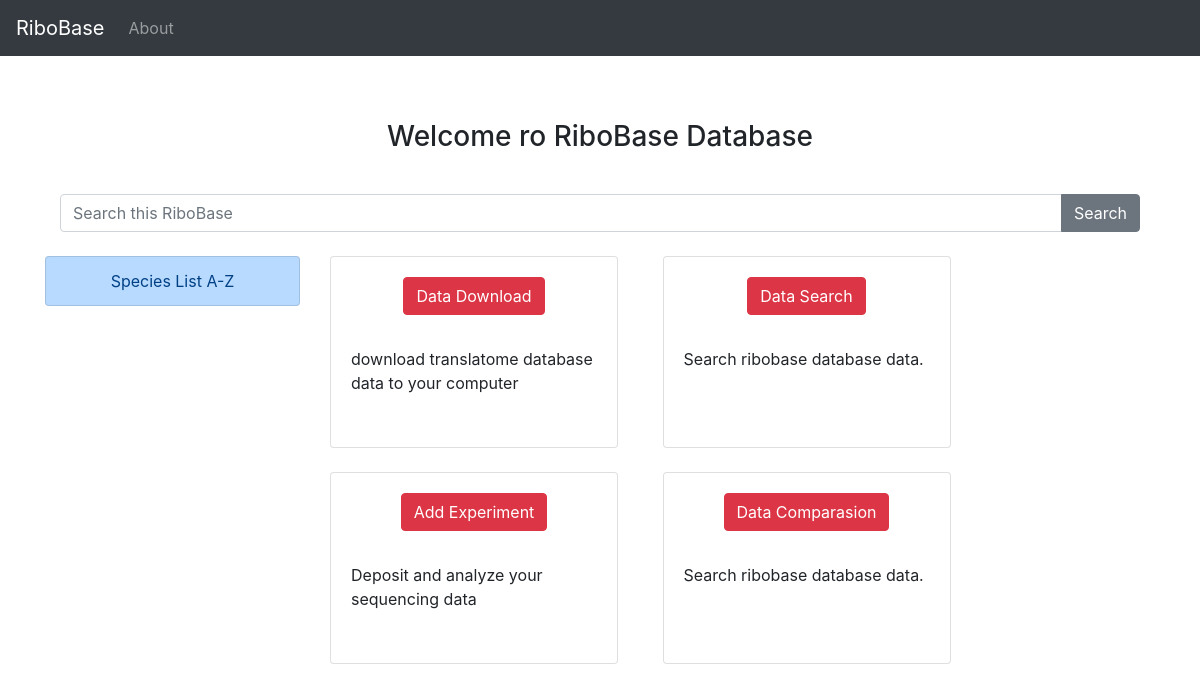
The app's page /, older data.
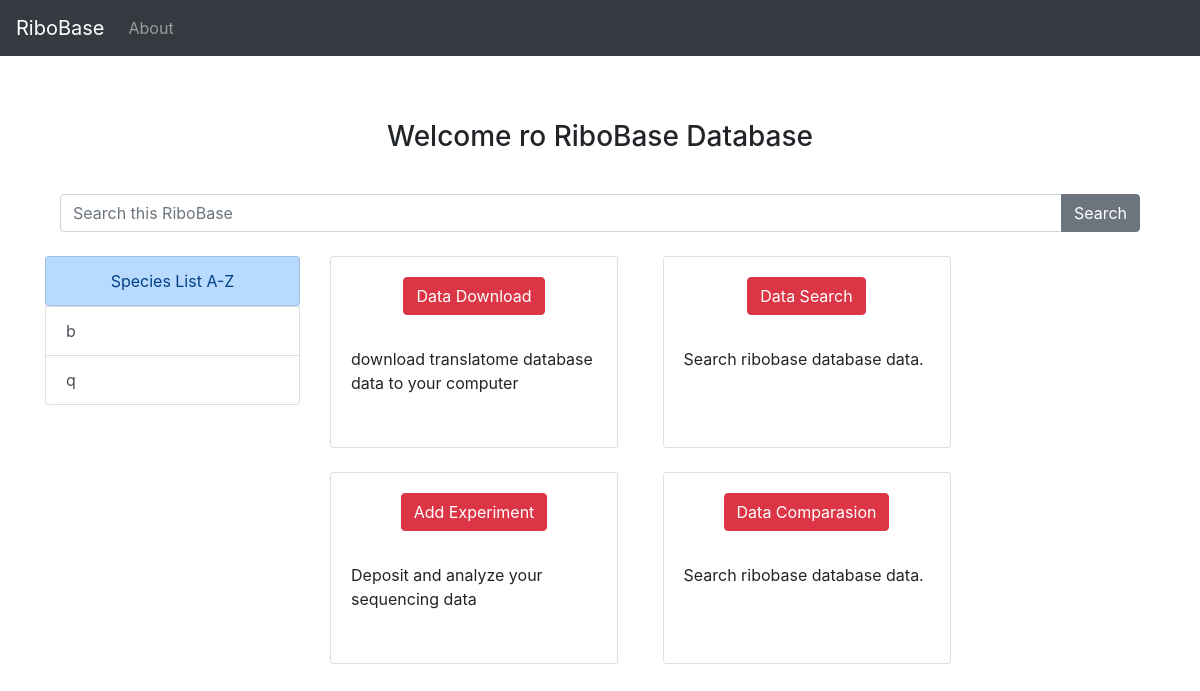
The same page, newer data.
### project/models.py (models this page shows, shortened)
class Experiment(models.Model):
    study = models.ForeignKey('Study',blank = False,on_delete = models.CASCADE)
    experiment_alias = models.CharField(max_length = 200,unique = True,blank = False)
    experiment_accession = models.CharField(max_length = 200,unique = True,blank = False)
    experiment_title = models.CharField(max_length = 200,blank = False)
    study_name = models.CharField(max_length = 200,blank = False)
    design_description = models.TextField(max_length = 200,blank = False)
    sample_accession = models.CharField(max_length = 200,blank = False)
    sample_attribute = models.TextField(max_length = 200,blank = False)
    library_strategy = models.CharField(max_length = 200,blank = False)
    library_layout = models.CharField(max_length = 200,blank = False)
    library_construction_protocol = models.TextField(max_length = 200,blank = False)
    platform = models.CharField(max_length = 200,blank = False)
    platform_parameters = models.CharField(max_length = 200,blank = False)
    xref_link = models.CharField(max_length = 200,blank = False)
    experiment_attribute = models.CharField(max_length = 200,blank = False)
    submission_accession = models.CharField(max_length = 200,blank = False)
    sradb_updated = models.CharField(max_length = 200,blank = False)
    organism = models.CharField(max_length = 200,blank = False)
    cell_line = models.CharField(max_length = 200,blank = False)
    create_date = models.DateTimeField(auto_now_add = True)

### project/views.py (the view)
# urls.py: path('', views.index,name="index"),
def index(request):
    experiments = Experiment.objects.all()
    return render(request,"index.html",{"experiments":experiments})

### templates/index.html (shortened to what this page needs)
{% extends "layout.html" %}
{% block body %}
<br><br>
<center><p><h3>Welcome ro RiboBase Database</h3></p></center>
<br>
<div class="search-area-wrapper">
    <div class="search-area container">
        <form id="search-form" class="search-form clearfix" method="get" action="#" autocomplete="off">
            <div class="input-group">
                <input type="text" class="form-control" autocomplete="off" placeholder="Search this RiboBase">
                <div class="input-group-append">
                    <button class="btn btn-secondary" type="button">Search</button>
                </div>
            </div>
        </form>
        <br>
    </div>
</div>
<div class="row">
    <div class="col-md-3">
        <div class="list-group">
            <center><p class="list-group-item list-group-item-primary">Species List A-Z</p></center>
            {% for experiment in experiments %}
            <a href="#" class="list-group-item list-group-item-action">{{ experiment.organism}}</a>
            {% endfor %}
        </div>
    </div>
    <div class="col-md-7">
        <div class="row">
            <div class="col-md-6">
                <div class="card" style="width: 18rem;height:12rem;">
                    <div class="card-body">
                        <h4><center><a href="/DataDowload" class="btn btn-danger">Data Download<a></center></h4>
                        <br>
                        <p class="card-text">download translatome database data to your computer</p>
                    </div>
                </div>
            </div>
            <div class="col-md-6">
                <div class="card" style="width: 18rem; height:12rem;">
                    <div class="card-body">
                        <h4><center><a href="/DataSearch" class="btn btn-danger">Data Search<a></center></h4>
                            <br>
                        <p class="card-text">Search ribobase database data.</p>
                    </div>
                </div>
            </div>
        </div>
<br>
        <div class="row">
            <div class="col-md-6">
                <div class="card" style="width: 18rem;height:12rem;">
                    <div class="card-body">
                        <h4><center><a href="/AddExperiment" class="btn btn-danger">Add Experiment<a></center></h4>
                        <br>
                        <p class="card-text">Deposit and analyze your sequencing data</p>
                    </div>
                </div>
            </div>
            <div class="col-md-6">
                <div class="card" style="width: 18rem; height:12rem;">
                    <div class="card-body">
                        <h4><center><a href="/Comparasion" class="btn btn-danger">Data Comparasion<a></center></h4>
                            <br>
                        <p class="card-text">Search ribobase database data.</p>
                    </div>
                </div>
            </div>
        </div>
    </div>
</div>
{% endblock body %}

Row changes from the older to the newer data that the page shows:
added Experiment: organism "b"
added Experiment: organism "q"
